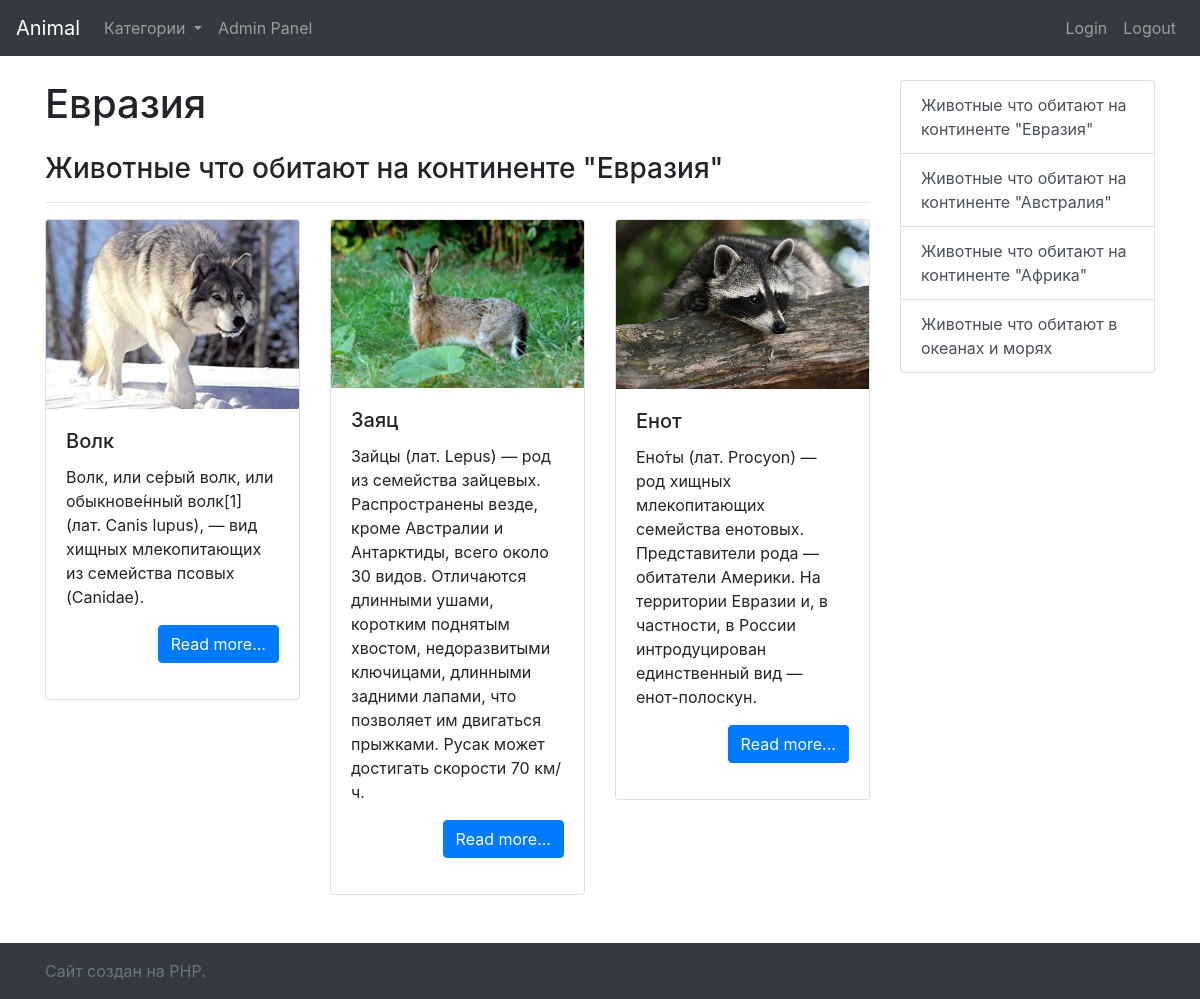
Screenshot of /cat/1 with the database file from the repository.
### tables this page shows
CREATE TABLE `category` (
  `id` int(11) NOT NULL,
  `category` varchar(250) NOT NULL,
  `slug` varchar(255) NOT NULL,
  `image` text NOT NULL,
  `description` text NOT NULL
);

CREATE TABLE `info` (
  `id` int(11) NOT NULL,
  `title` varchar(255) NOT NULL,
  `category` int(11) NOT NULL,
  `descr_min` text NOT NULL,
  `description` text NOT NULL,
  `image` varchar(500) DEFAULT NULL
);

### core/function.php (called while the page is built, shortened)
<?php
function getPostFromCategory($conn){
    $sql = "SELECT * FROM info WHERE category=".$_GET['id'];
    $result = mysqli_query($conn, $sql);
    $arr = array();
    if (mysqli_num_rows($result) > 0) {
    while($row = mysqli_fetch_assoc($result)) {
        $arr[] = $row;
        }
    }
    return $arr;
}
function getCatInfo($conn){
    $sql = "SELECT * FROM category WHERE id='{$_GET['id']}'";
    $result = mysqli_query($conn, $sql);
    if (mysqli_num_rows($result) > 0) {
    $row = mysqli_fetch_assoc($result);
    }
    return $row;
}
function getAllCatInfo($conn){
    $sql = "SELECT * FROM category";
    $result = mysqli_query($conn, $sql);
    $arr = array();
    if (mysqli_num_rows($result) > 0) {
        while($row = mysqli_fetch_assoc($result)) {
            $arr[] = $row;
        }
    }
    return $arr;
}

### category.php (the view, shortened to what this page needs)
<?php
    require_once ('template/header.php');
    require_once "core/function.php";
    $conn = connect();
    $data = getPostFromCategory($conn);
    $cat = getAllCatInfo($conn);
    $catList = getCatInfo($conn);
?>
<div class="container">
    <div class="row">
        <div class="col-lg-9">
            <div class="row">
                <div class="col-lg-12">
                    <?php
                        echo "<h1>{$catList['category']}</h1>";
                    ?>
                </div>
                <div class="col-lg-12">
                    <?php
                        echo "<h3 class='mt-3 '>{$catList['description']}</h3>";
                        echo "<hr>";
                    ?>
                </div>
            </div>
            <div class="row">
                <?php
                    $out = "";
                    for($i =0; $i<count($data);$i++){
                        $out .= "<div class='col-lg-4 col-md-6'>";
                        $out .= "<div class='card'>";
                        $out .= "<img src='/images/{$data[$i]['image']}' class='card-img-top'>";
                        $out .= "<div class='card-body'>";
                        $out .= "<h5 class='card-title'>{$data[$i]['title']}</h5>";
                        $out .= "<p class='card-text'>{$data[$i]['descr_min']}</p>";
                        $out .= '<p class="text-right"><a href="/article/'.$data[$i]['id'].'" class="btn btn-primary">Read more...</a></p>';
                        $out .= "</div>";
                        $out .= "</div>";
                        $out .= "</div>";
                    }
                    echo $out;
                    ?>
            </div>
        </div>
        <div class="col-lg-3">
            <?php
                require_once ('template/nav.php');
            ?>
        </div>
    </div>
</div>
<?php
    require_once ('template/footer.php');
?>

### template/nav.php
<?php
    $out = "<div class='list-group'>";
    for($i = 0; $i<count($cat);$i++){
        $out .= '<a href="/cat/'.$cat[$i]['id'].'" class="list-group-item list-group-item-action">'.$cat[$i]['description'].'</a>';
    }
    $out .= "</div>";
    echo $out;
?>

### css/style.css (style rules this page uses)
html, body { height: 100%; }

### rows the page displays
category: category "Евразия", description "Животные что обитают на континенте \"Евразия\""
info: image (picture), title "Волк", descr_min "Волк, или се́рый волк, или обыкнове́нный волк[1] (лат. Canis lupus), — вид хищных млекопитающих из семейства псовых (Canidae)."
info: image (picture), title "Заяц", descr_min "Зайцы (лат. Lepus) — род из семейства зайцевых. Распространены везде, кроме Австралии и Антарктиды, всего около 30 видов. Отличаются длинными ушами, коротким поднятым хвостом, недоразвитыми ключицами, длинными задними лапами, что позволяет им двигаться прыжками. Русак может достигать скорости 70 км/ч."
info: image (picture), title "Енот", descr_min "Ено́ты (лат. Procyon) — род хищных млекопитающих семейства енотовых. Представители рода — обитатели Америки. На территории Евразии и, в частности, в России интродуцирован единственный вид — енот-полоскун."
category: description "Животные что обитают на континенте \"Австралия\""
category: description "Животные что обитают на континенте \"Африка\""
category: description "Животные что обитают в океанах и морях"
